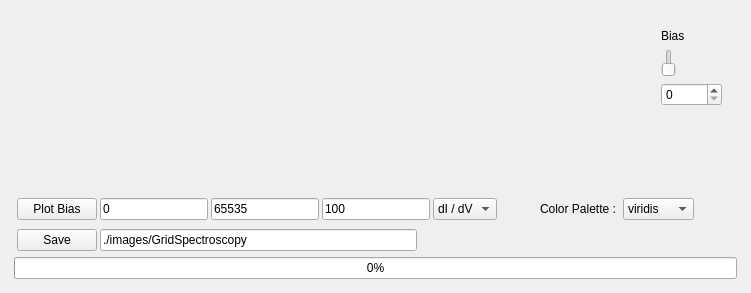
     <widget class="QWidget" name="tbGridSpectro">
      <attribute name="title">
       <string>grid spectroscopy</string>
      </attribute>
      <layout class="QVBoxLayout" name="verticalLayout_17">
       <item>
        <widget class="QWidget" name="wgtTopGrid" native="true">
         <property name="sizePolicy">
          <sizepolicy hsizetype="Preferred" vsizetype="Expanding">
           <horstretch>0</horstretch>
           <verstretch>4</verstretch>
          </sizepolicy>
         </property>
         <property name="minimumSize">
          <size>
           <width>0</width>
           <height>50</height>
          </size>
         </property>
         <layout class="QHBoxLayout" name="horizontalLayout">
          <item>
           <widget class="QWidget" name="pltGridImage" native="true">
            <property name="sizePolicy">
             <sizepolicy hsizetype="Expanding" vsizetype="Expanding">
              <horstretch>0</horstretch>
              <verstretch>0</verstretch>
             </sizepolicy>
            </property>
            <property name="sizeIncrement">
             <size>
              <width>0</width>
              <height>0</height>
             </size>
            </property>
           </widget>
          </item>
          <item>
           <widget class="QWidget" name="wgtRightGridBias" native="true">
            <layout class="QVBoxLayout" name="verticalLayout_18">
             <item>
              <widget class="QLabel" name="lblGridBias">
               <property name="text">
                <string>Bias</string>
               </property>
              </widget>
             </item>
             <item>
              <widget class="QSlider" name="sldGridBias">
               <property name="maximum">
                <number>65535</number>
               </property>
               <property name="singleStep">
                <number>10</number>
               </property>
               <property name="pageStep">
                <number>100</number>
               </property>
               <property name="orientation">
                <enum>Qt::Vertical</enum>
               </property>
              </widget>
             </item>
             <item>
              <widget class="QSpinBox" name="spnGridBias">
               <property name="maximum">
                <number>65535</number>
               </property>
               <property name="singleStep">
                <number>10</number>
               </property>
              </widget>
             </item>
            </layout>
           </widget>
          </item>
         </layout>
        </widget>
       </item>
       <item>
        <widget class="QWidget" name="pltGridChart" native="true">
         <property name="sizePolicy">
          <sizepolicy hsizetype="Preferred" vsizetype="Expanding">
           <horstretch>0</horstretch>
           <verstretch>2</verstretch>
          </sizepolicy>
         </property>
        </widget>
       </item>
       <item>
        <widget class="QWidget" name="wgtScanGrid" native="true">
         <layout class="QVBoxLayout" name="verticalLayout_16">
          <property name="spacing">
           <number>3</number>
          </property>
          <property name="leftMargin">
           <number>3</number>
          </property>
          <property name="topMargin">
           <number>3</number>
          </property>
          <property name="rightMargin">
           <number>3</number>
          </property>
          <property name="bottomMargin">
           <number>3</number>
          </property>
          <item>
           <widget class="QWidget" name="wgtGridBiasControls" native="true">
            <property name="sizeIncrement">
             <size>
              <width>0</width>
              <height>0</height>
             </size>
            </property>
            <layout class="QHBoxLayout" name="horizontalLayout_2">
             <property name="spacing">
              <number>3</number>
             </property>
             <property name="leftMargin">
              <number>3</number>
             </property>
             <property name="topMargin">
              <number>3</number>
             </property>
             <property name="rightMargin">
              <number>3</number>
             </property>
             <property name="bottomMargin">
              <number>3</number>
             </property>
             <item>
              <widget class="QPushButton" name="cmdGridSpectro">
               <property name="text">
                <string>Plot Bias</string>
               </property>
              </widget>
             </item>
             <item>
              <widget class="QLineEdit" name="leGridBiasStart">
               <property name="text">
                <string>0</string>
               </property>
              </widget>
             </item>
             <item>
              <widget class="QLineEdit" name="leGridBiasEnd">
               <property name="text">
                <string>65535</string>
               </property>
              </widget>
             </item>
             <item>
              <widget class="QLineEdit" name="leGridBiasPoints">
               <property name="text">
                <string>100</string>
               </property>
              </widget>
             </item>
             <item>
              <widget class="QComboBox" name="cmbGridSpectChoice">
               <item>
                <property name="text">
                 <string>dI / dV</string>
                </property>
               </item>
               <item>
                <property name="text">
                 <string>dI / dZ</string>
                </property>
               </item>
              </widget>
             </item>
             <item>
              <spacer name="horizontalSpacer_9">
               <property name="orientation">
                <enum>Qt::Horizontal</enum>
               </property>
               <property name="sizeHint" stdset="0">
                <size>
                 <width>40</width>
                 <height>20</height>
                </size>
               </property>
              </spacer>
             </item>
             <item>
              <widget class="QLabel" name="lblColorPalGrid">
               <property name="text">
                <string>Color Palette : </string>
               </property>
              </widget>
             </item>
             <item>
              <widget class="QComboBox" name="cmbGridColorPal">
               <item>
                <property name="text">
                 <string>viridis</string>
                </property>
               </item>
               <item>
                <property name="text">
                 <string>inferno</string>
                </property>
               </item>
               <item>
                <property name="text">
                 <string>magma</string>
                </property>
               </item>
               <item>
                <property name="text">
                 <string>plasma</string>
                </property>
               </item>
               <item>
                <property name="text">
                 <string>turbo</string>
                </property>
               </item>
               <item>
                <property name="text">
                 <string>gray</string>
                </property>
               </item>
              </widget>
             </item>
             <item>
              <spacer name="horizontalSpacer_10">
               <property name="orientation">
                <enum>Qt::Horizontal</enum>
               </property>
               <property name="sizeHint" stdset="0">
                <size>
                 <width>40</width>
                 <height>20</height>
                </size>
               </property>
              </spacer>
             </item>
            </layout>
           </widget>
          </item>
          <item>
           <widget class="QWidget" name="wgtGridSave" native="true">
            <layout class="QHBoxLayout" name="horizontalLayout_26">
             <property name="spacing">
              <number>3</number>
             </property>
             <property name="leftMargin">
              <number>3</number>
             </property>
             <property name="topMargin">
              <number>3</number>
             </property>
             <property name="rightMargin">
              <number>3</number>
             </property>
             <property name="bottomMargin">
              <number>3</number>
             </property>
             <item>
              <widget class="QPushButton" name="cmdGridSave">
               <property name="text">
                <string>Save</string>
               </property>
              </widget>
             </item>
             <item>
              <widget class="QLineEdit" name="leGridFilename">
               <property name="text">
                <string>./images/GridSpectroscopy</string>
               </property>
              </widget>
             </item>
             <item>
              <spacer name="horizontalSpacer_11">
               <property name="orientation">
                <enum>Qt::Horizontal</enum>
               </property>
               <property name="sizeHint" stdset="0">
                <size>
                 <width>40</width>
                 <height>20</height>
                </size>
               </property>
              </spacer>
             </item>
            </layout>
           </widget>
          </item>
          <item>
           <widget class="QProgressBar" name="progressBar">
            <property name="value">
             <number>0</number>
            </property>
           </widget>
          </item>
         </layout>
        </widget>
       </item>
      </layout>
     </widget>
